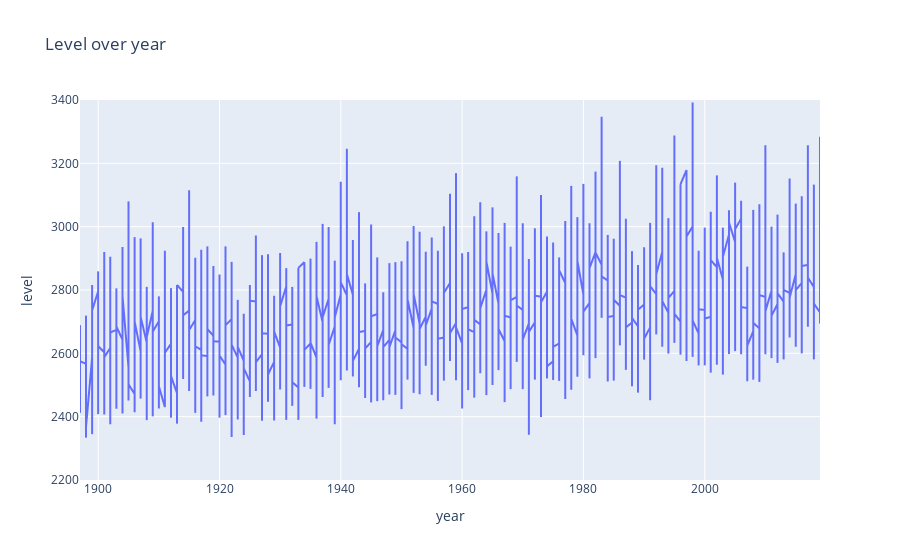

Notebook code cell kept with this figure:
### Code cell
fig = px.line(df, x="year", y="level", title="Level over year")
fig.update_yaxes(range=[2200, 3400])
fig.show()

### Figure 1 — Plotly figure (JSON) as saved in the notebook; plotly's stock layout.template omitted (floating-point values rounded to 4 significant figures; data arrays with more than 128 entries replaced by an {"elided": "..."} marker saying what was removed)
{"data": [{"hovertemplate": "year=%{x}<br>level=%{y}<extra></extra>", "legendgroup": "", "line": {"color": "#636efa", "dash": "solid"}, "marker": {"symbol": "circle"}, "mode": "lines", "name": "", "showlegend": false, "x": {"elided": "44711 int values"}, "xaxis": "x", "y": {"elided": "44711 float values"}, "yaxis": "y", "type": "scattergl"}], "layout": {"xaxis": {"anchor": "y", "domain": [0.0, 1.0], "title": {"text": "year"}}, "yaxis": {"anchor": "x", "domain": [0.0, 1.0], "title": {"text": "level"}, "range": [2200, 3400]}, "legend": {"tracegroupgap": 0}, "title": {"text": "Level over year"}}}
